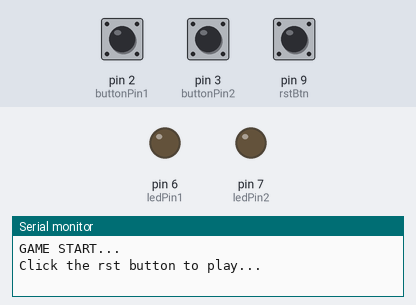
Simulated run of this sketch. Board: Arduino Uno, built with avr-gcc and run on an emulated ATmega328P. Shown: output pins drawn as LEDs (lit = HIGH), the last lines printed to the serial monitor. The inputs (shaded band) are chosen by the test bench; at power-on: pin 9 (rstBtn) HIGH, pin 2 (buttonPin1) HIGH, pin 3 (buttonPin2) HIGH. Random numbers use the default seed unless the sketch sets one.

Above: at 1.2 s.
1.3 s: pin 9 (rstBtn) pulled LOW for 0.25 s
4.5 s: pin 2 (buttonPin1) pulsed LOW 5 times (0.12 s each, 0.3 s apart)
7.5 s: pin 9 (rstBtn) pulled LOW for 1 s
At 11.3 s:
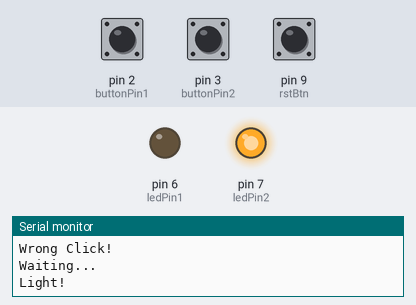
11.5 s: pin 3 (buttonPin2) pulled LOW for 0.25 s
13.2 s: pin 9 (rstBtn) pulled LOW for 3.2 s
At 14.0 s:
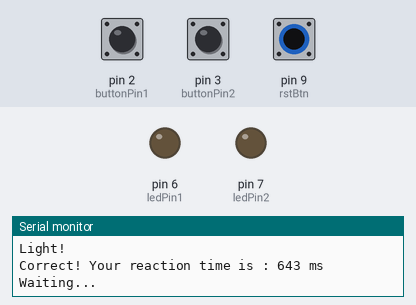
17.9 s: pin 3 (buttonPin2) driven LOW and pin 9 (rstBtn) driven LOW
At 21.74 s:
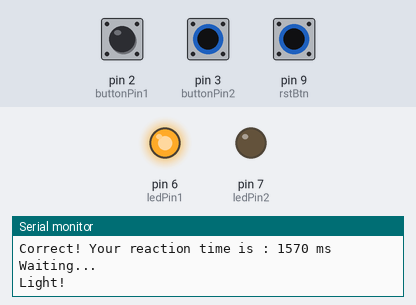
Timing chart, 0 to 21.9 s (numbered marks = the images above; inputs shaded):
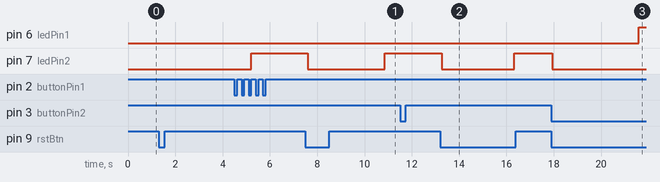

Measured:
- after the input at 7.5 s, pin 7 (ledPin2): HIGH → LOW after 0.11 s, → HIGH 3.2 s later
- after the input at 13.2 s, pin 7 (ledPin2): HIGH → LOW after 0.06 s, → HIGH 3.1 s later
- after the input at 17.9 s, pin 6 (ledPin1): LOW → HIGH after 3.7 s; pin 7 (ledPin2): HIGH → LOW at once

The sketch:

v2_debounce.ino
```cpp
// 34日目 改造①：割り込みにデバウンスを入れる
// 前回の割り込みを受けた時刻から 50ミリ秒未満なら、チャタリングとして無視する
// あわせて、int を unsigned long に、flag と timer に volatile を付けた
// 回路は v1_original と同じ（配線は変えていない）

const int buttonPin1 = 2;
const int buttonPin2 = 3;
const int rstBtn = 9;
const int ledPin1 = 6;
const int ledPin2 = 7;

volatile int flag = -1;                    // ISR と loop() の両方で使う
volatile unsigned long timer = 0;          // 光った時刻
volatile unsigned long lastPress1 = 0;     // ボタン1を最後に受けた時刻
volatile unsigned long lastPress2 = 0;     // ボタン2を最後に受けた時刻
const unsigned long debounceTime = 50;     // これより短い間隔は、チャタリングとして無視（ミリ秒）

void setup() {
  pinMode(buttonPin1, INPUT);
  pinMode(buttonPin2, INPUT);
  pinMode(rstBtn, INPUT);
  pinMode(ledPin1, OUTPUT);
  pinMode(ledPin2, OUTPUT);

  Serial.begin(115200);

  digitalWrite(ledPin1, LOW);
  digitalWrite(ledPin2, LOW);

  attachInterrupt(digitalPinToInterrupt(buttonPin1), pressed1, FALLING);
  attachInterrupt(digitalPinToInterrupt(buttonPin2), pressed2, FALLING);

  Serial.println("GAME START...");
  Serial.println("Click the rst button to play...");
}

void loop() {
  if (flag == -1 && digitalRead(rstBtn) == LOW) {
    digitalWrite(ledPin1, LOW);
    digitalWrite(ledPin2, LOW);
    Serial.println("Waiting...");
    int randomTime = random(2000, 5000);
    delay(randomTime);

    timer = millis();
    flag = randomTime % 2;
    Serial.println("Light!");

    if (flag == 0) {
      digitalWrite(ledPin1, HIGH);
    } else if (flag == 1) {
      digitalWrite(ledPin2, HIGH);
    }
  }
  delay(200);
}

void pressed1() {
  unsigned long now = millis();
  if (now - lastPress1 < debounceTime) {   // 前回から 50ms 未満 → チャタリング。無視
    return;
  }
  lastPress1 = now;

  if (flag == -1) {
    return;
  }
  if (flag == 0) {
    Serial.print("Correct! Your reaction time is : ");
    Serial.print(now - timer);
    Serial.println(" ms");
  } else if (flag == 1) {
    Serial.println("Wrong Click!");
  }
  flag = -1;
}

void pressed2() {
  unsigned long now = millis();
  if (now - lastPress2 < debounceTime) {
    return;
  }
  lastPress2 = now;

  if (flag == -1) {
    return;
  }
  if (flag == 1) {
    Serial.print("Correct! Your reaction time is : ");
    Serial.print(now - timer);
    Serial.println(" ms");
  } else if (flag == 0) {
    Serial.println("Wrong Click!");
  }
  flag = -1;
}
```
